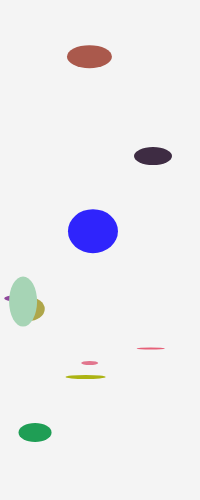
Frame 1 (no input)
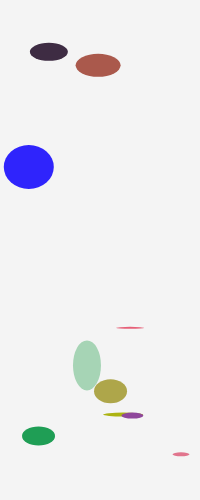
Frame 60 (no input)
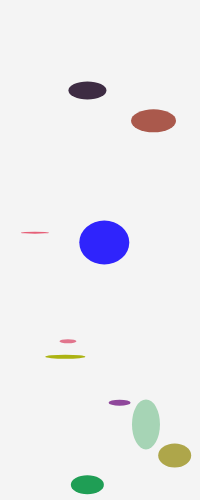
Frame 120 (the mouse pressed at the canvas centre since frame 60)

The p5.js sketch that drew these frames (run headless with seeded random() and noise() and a simulated clock; from frame 60 on, the mouse is pressed at the canvas centre):

// p5.js sketch
// ── sketch.js
// Mission 2 (OOP): Multiple Ball Objects
// Demonstrates instantiating and managing multiple objects using an array.

let balls = [];

function setup() {
  createCanvas(200, 500);

  const ballCount = 10;

  for (let i = 0; i < ballCount; i++) {
    // Generate controlled random speed and direction
    let speed = random(1, 5);
    if (floor(random(2)) === 1) {
      speed = -speed;
    }

    // Randomize size
    let xSize = ceil(random(50));
    let ySize = ceil(random(50));

    // Spawn within safe bounds based on object size
    let x = random(xSize / 2, width - xSize / 2);
    let y = random(ySize / 2, height - ySize / 2);

    balls.push(
      new Ball(
        x,
        y,
        speed,
        xSize,
        ySize,
        [random(255), random(255), random(255)]
      )
    );
  }
}

function draw() {
  background(244);

  // Update and render each Ball instance
  for (let i = 0; i < balls.length; i++) {
    balls[i].move();
    balls[i].bounce();
    balls[i].display();
  }
}
// ── Ball.js
// Ball class encapsulates position, movement, rendering, and edge behavior.
class Ball {
    constructor(x, y, dir, r1, r2, col) {
        // Position
        this.x = x;
        this.y = y;

        // Direction / velocity (single value controls diagonal movement)
        this.dir = dir;

        // Dimensions (ellipse width and height)
        this.r1 = r1;
        this.r2 = r2;

        // Color stored as RGB array
        this.col = col;
    }

    // Render the ball on the canvas
    display() {
        fill(this.col[0], this.col[1], this.col[2]);
        noStroke();
        ellipse(this.x, this.y, this.r1, this.r2);
    }

    // Update position based on current direction
    move() {
        this.x += this.dir;
        this.y += this.dir;
    }

    // Reverse direction when the ball reaches canvas boundaries
    bounce() {
        if (
            this.x + this.r1 / 2 >= width ||
            this.y + this.r2 / 2 >= height ||
            this.x - this.r1 / 2 <= 0 ||
            this.y - this.r2 / 2 <= 0
        ) {
            this.dir = -this.dir;
        }
    }
}
